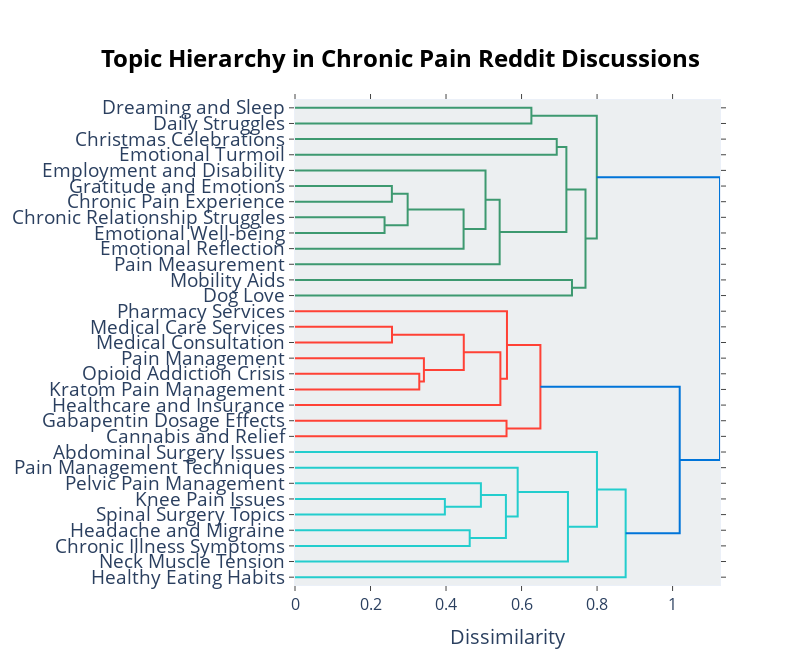

The cell this chart's notebook holds for it:
### Code cell
# First, set the custom labels
topic_model.set_topic_labels(topic_names)

# Then visualize with custom labels enabled
fig = topic_model.visualize_hierarchy(
    custom_labels=True,
    title="Topic Hierarchy in Chronic Pain Reddit Discussions",
    width=800,  # Increase width for better readability
    height=1600   # Increase height for better spacing
)

# Update the layout with larger font sizes
fig.update_layout(
    font=dict(size=14),
    title=dict(
        font=dict(size=24, weight='bold'),
        x=0.5,  # Center the title
        xanchor='center'
    ),
)

cluster_colors = {
    'cluster1': '#2ecc71',  # green
    'cluster2': '#e74c3c',  # red
    'cluster3': '#3498db'   # light blue
}

# Update axis labels font size
fig.update_xaxes(tickfont=dict(size=16))
fig.update_yaxes(tickfont=dict(size=19))

# update the x label 
fig.update_xaxes(title_text='Dissimilarity', title_font=dict(size=20))

# save figure
fig.show()

### Figure 1 — Plotly figure (JSON) as saved in the notebook; plotly's stock layout.template omitted (floating-point values rounded to 4 significant figures)
{"data": [{"hoverinfo": "text", "marker": {"color": "rgb(61,153,112)"}, "mode": "lines", "type": "scatter", "x": [0, 0.6261, 0.6261, 0], "xaxis": "x", "y": [-5, -5, -15, -15], "yaxis": "y"}, {"hoverinfo": "text", "marker": {"color": "rgb(61,153,112)"}, "mode": "lines", "type": "scatter", "x": [0, 0.6932, 0.6932, 0], "xaxis": "x", "y": [-25, -25, -35, -35], "yaxis": "y"}, {"hoverinfo": "text", "marker": {"color": "rgb(61,153,112)"}, "mode": "lines", "type": "scatter", "x": [0, 0.2565, 0.2565, 0], "xaxis": "x", "y": [-55, -55, -65, -65], "yaxis": "y"}, {"hoverinfo": "text", "marker": {"color": "rgb(61,153,112)"}, "mode": "lines", "type": "scatter", "x": [0, 0.2372, 0.2372, 0], "xaxis": "x", "y": [-75, -75, -85, -85], "yaxis": "y"}, {"hoverinfo": "text", "marker": {"color": "rgb(61,153,112)"}, "mode": "lines", "type": "scatter", "x": [0.2565, 0.2984, 0.2984, 0.2372], "xaxis": "x", "y": [-60, -60, -80, -80], "yaxis": "y"}, {"hoverinfo": "text", "marker": {"color": "rgb(61,153,112)"}, "mode": "lines", "type": "scatter", "x": [0.2984, 0.4465, 0.4465, 0], "xaxis": "x", "y": [-70, -70, -95, -95], "yaxis": "y"}, {"hoverinfo": "text", "marker": {"color": "rgb(61,153,112)"}, "mode": "lines", "type": "scatter", "x": [0, 0.5046, 0.5046, 0.4465], "xaxis": "x", "y": [-45, -45, -82.5, -82.5], "yaxis": "y"}, {"hoverinfo": "text", "marker": {"color": "rgb(61,153,112)"}, "mode": "lines", "type": "scatter", "x": [0.5046, 0.542, 0.542, 0], "xaxis": "x", "y": [-63.75, -63.75, -105, -105], "yaxis": "y"}, {"hoverinfo": "text", "marker": {"color": "rgb(61,153,112)"}, "mode": "lines", "type": "scatter", "x": [0.6932, 0.7187, 0.7187, 0.542], "xaxis": "x", "y": [-30, -30, -84.38, -84.38], "yaxis": "y"}, {"hoverinfo": "text", "marker": {"color": "rgb(61,153,112)"}, "mode": "lines", "type": "scatter", "x": [0, 0.7336, 0.7336, 0], "xaxis": "x", "y": [-115, -115, -125, -125], "yaxis": "y"}, {"hoverinfo": "text", "marker": {"color": "rgb(61,153,112)"}, "mode": "lines", "type": "scatter", "x": [0.7187, 0.7694, 0.7694, 0.7336], "xaxis": "x", "y": [-57.19, -57.19, -120, -120], "yaxis": "y"}, {"hoverinfo": "text", "marker": {"color": "rgb(61,153,112)"}, "mode": "lines", "type": "scatter", "x": [0.6261, 0.7993, 0.7993, 0.7694], "xaxis": "x", "y": [-10, -10, -88.59, -88.59], "yaxis": "y"}, {"hoverinfo": "text", "marker": {"color": "rgb(255,65,54)"}, "mode": "lines", "type": "scatter", "x": [0, 0.2569, 0.2569, 0], "xaxis": "x", "y": [-145, -145, -155, -155], "yaxis": "y"}, {"hoverinfo": "text", "marker": {"color": "rgb(255,65,54)"}, "mode": "lines", "type": "scatter", "x": [0, 0.3291, 0.3291, 0], "xaxis": "x", "y": [-175, -175, -185, -185], "yaxis": "y"}, {"hoverinfo": "text", "marker": {"color": "rgb(255,65,54)"}, "mode": "lines", "type": "scatter", "x": [0, 0.3414, 0.3414, 0.3291], "xaxis": "x", "y": [-165, -165, -180, -180], "yaxis": "y"}, {"hoverinfo": "text", "marker": {"color": "rgb(255,65,54)"}, "mode": "lines", "type": "scatter", "x": [0.2569, 0.447, 0.447, 0.3414], "xaxis": "x", "y": [-150, -150, -172.5, -172.5], "yaxis": "y"}, {"hoverinfo": "text", "marker": {"color": "rgb(255,65,54)"}, "mode": "lines", "type": "scatter", "x": [0.447, 0.5439, 0.5439, 0], "xaxis": "x", "y": [-161.2, -161.2, -195, -195], "yaxis": "y"}, {"hoverinfo": "text", "marker": {"color": "rgb(255,65,54)"}, "mode": "lines", "type": "scatter", "x": [0, 0.5614, 0.5614, 0.5439], "xaxis": "x", "y": [-135, -135, -178.1, -178.1], "yaxis": "y"}, {"hoverinfo": "text", "marker": {"color": "rgb(255,65,54)"}, "mode": "lines", "type": "scatter", "x": [0, 0.5602, 0.5602, 0], "xaxis": "x", "y": [-205, -205, -215, -215], "yaxis": "y"}, {"hoverinfo": "text", "marker": {"color": "rgb(255,65,54)"}, "mode": "lines", "type": "scatter", "x": [0.5614, 0.6499, 0.6499, 0.5602], "xaxis": "x", "y": [-156.6, -156.6, -210, -210], "yaxis": "y"}, {"hoverinfo": "text", "marker": {"color": "rgb(35,205,205)"}, "mode": "lines", "type": "scatter", "x": [0, 0.3969, 0.3969, 0], "xaxis": "x", "y": [-255, -255, -265, -265], "yaxis": "y"}, {"hoverinfo": "text", "marker": {"color": "rgb(35,205,205)"}, "mode": "lines", "type": "scatter", "x": [0, 0.4923, 0.4923, 0.3969], "xaxis": "x", "y": [-245, -245, -260, -260], "yaxis": "y"}, {"hoverinfo": "text", "marker": {"color": "rgb(35,205,205)"}, "mode": "lines", "type": "scatter", "x": [0, 0.4627, 0.4627, 0], "xaxis": "x", "y": [-275, -275, -285, -285], "yaxis": "y"}, {"hoverinfo": "text", "marker": {"color": "rgb(35,205,205)"}, "mode": "lines", "type": "scatter", "x": [0.4923, 0.5586, 0.5586, 0.4627], "xaxis": "x", "y": [-252.5, -252.5, -280, -280], "yaxis": "y"}, {"hoverinfo": "text", "marker": {"color": "rgb(35,205,205)"}, "mode": "lines", "type": "scatter", "x": [0, 0.5898, 0.5898, 0.5586], "xaxis": "x", "y": [-235, -235, -266.2, -266.2], "yaxis": "y"}, {"hoverinfo": "text", "marker": {"color": "rgb(35,205,205)"}, "mode": "lines", "type": "scatter", "x": [0.5898, 0.7229, 0.7229, 0], "xaxis": "x", "y": [-250.6, -250.6, -295, -295], "yaxis": "y"}, {"hoverinfo": "text", "marker": {"color": "rgb(35,205,205)"}, "mode": "lines", "type": "scatter", "x": [0, 0.7997, 0.7997, 0.7229], "xaxis": "x", "y": [-225, -225, -272.8, -272.8], "yaxis": "y"}, {"hoverinfo": "text", "marker": {"color": "rgb(35,205,205)"}, "mode": "lines", "type": "scatter", "x": [0.7997, 0.8757, 0.8757, 0], "xaxis": "x", "y": [-248.9, -248.9, -305, -305], "yaxis": "y"}, {"hoverinfo": "text", "marker": {"color": "rgb(0,116,217)"}, "mode": "lines", "type": "scatter", "x": [0.6499, 1.019, 1.019, 0.8757], "xaxis": "x", "y": [-183.3, -183.3, -277.0, -277.0], "yaxis": "y"}, {"hoverinfo": "text", "marker": {"color": "rgb(0,116,217)"}, "mode": "lines", "type": "scatter", "x": [0.7993, 1.126, 1.126, 1.019], "xaxis": "x", "y": [-49.3, -49.3, -230.1, -230.1], "yaxis": "y"}], "layout": {"autosize": false, "font": {"size": 14}, "height": 665, "hoverlabel": {"bgcolor": "white", "font": {"family": "Rockwell", "size": 16}}, "hovermode": "closest", "plot_bgcolor": "#ECEFF1", "showlegend": false, "title": {"font": {"color": "Black", "size": 24, "weight": "bold"}, "text": "Topic Hierarchy in Chronic Pain Reddit Discussions", "x": 0.5, "xanchor": "center", "yanchor": "top"}, "width": 800, "xaxis": {"mirror": "allticks", "rangemode": "tozero", "showgrid": false, "showline": true, "showticklabels": true, "tickfont": {"size": 16}, "ticks": "outside", "title": {"font": {"size": 20}, "text": "Dissimilarity"}, "type": "linear", "zeroline": false}, "yaxis": {"mirror": "allticks", "range": [-310, 0], "rangemode": "tozero", "showgrid": false, "showline": true, "showticklabels": true, "tickfont": {"size": 19}, "tickmode": "array", "ticks": "outside", "ticktext": ["Dreaming and Sleep", "Daily Struggles", "Christmas Celebrations", "Emotional Turmoil", "Employment and Disability", "Gratitude and Emotions", "Chronic Pain Experience", "Chronic Relationship Struggles", "Emotional Well-being", "Emotional Reflection", "Pain Measurement", "Mobility Aids", "Dog Love", "Pharmacy Services", "Medical Care Services", "Medical Consultation", "Pain Management", "Opioid Addiction Crisis", "Kratom Pain Management", "Healthcare and Insurance", "Gabapentin Dosage Effects", "Cannabis and Relief", "Abdominal Surgery Issues", "Pain Management Techniques", "Pelvic Pain Management", "Knee Pain Issues", "Spinal Surgery Topics", "Headache and Migraine", "Chronic Illness Symptoms", "Neck Muscle Tension", "Healthy Eating Habits"], "tickvals": [-5, -15, -25, -35, -45, -55, -65, -75, -85, -95, -105, -115, -125, -135, -145, -155, -165, -175, -185, -195, -205, -215, -225, -235, -245, -255, -265, -275, -285, -295, -305], "type": "linear", "zeroline": false}}}
